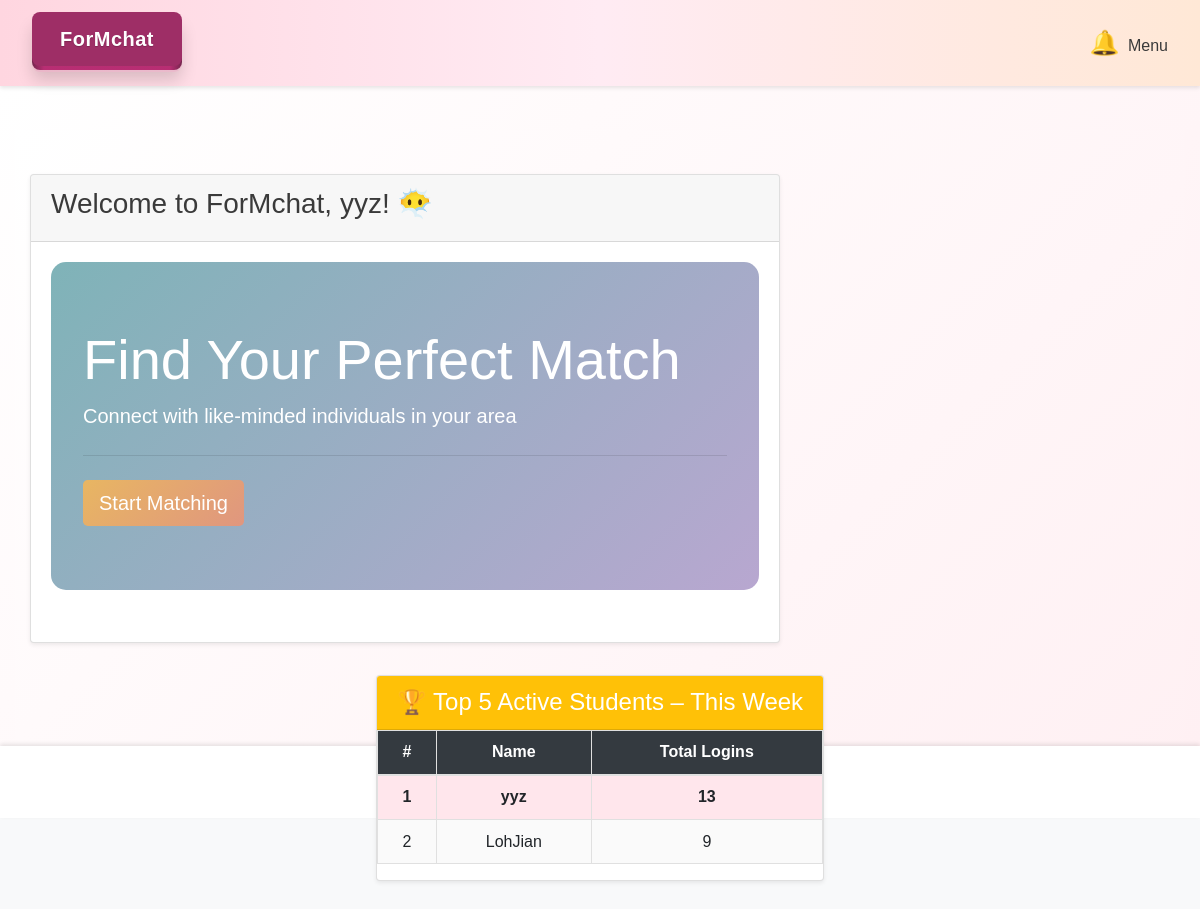
/mainpage (signed in), run on an earlier commit of the app's database.
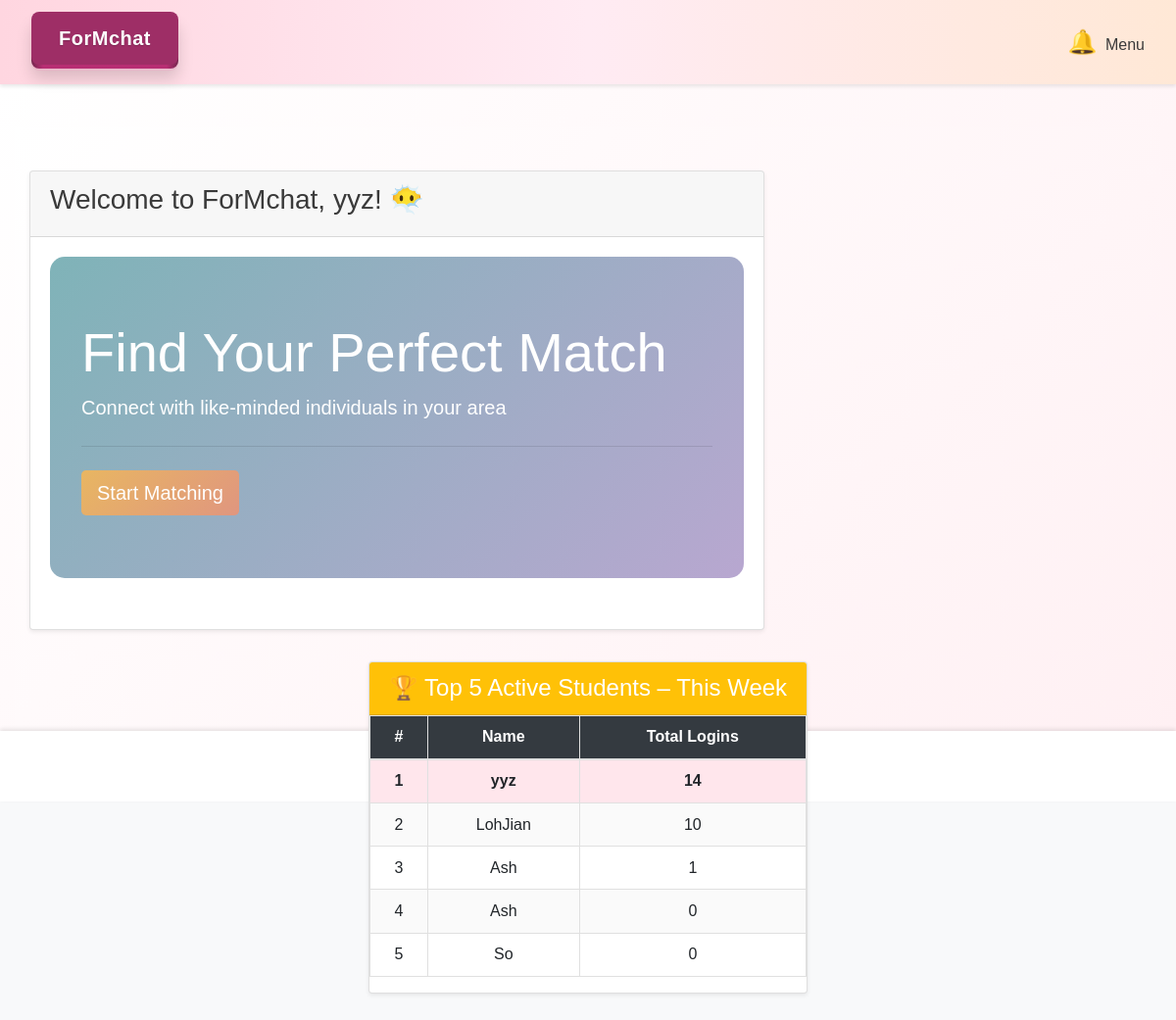
And on a later commit of the database.
### app.py (models this page shows)
class User(db.Model):
    __tablename__ = 'user'
    id = db.Column(db.Integer, primary_key=True)
    username = db.Column(db.String(100), nullable=False)
    email = db.Column(db.String(120), unique=True, nullable=False)
    password = db.Column(db.String(200), nullable=False)
    is_verified = db.Column(db.Boolean, default=False)
    verification_status = db.Column(db.String(100), default="Pending Approval")
    age = db.Column(db.Integer)
    race = db.Column(db.String(50))
    faculty = db.Column(db.String(50))
    sex = db.Column(db.String(10))
    bio = db.Column(db.Text)
    location = db.Column(db.String(100))
    avatar = db.Column(db.String(200), default=app.config['DEFAULT_AVATAR_PATH'])
    likes_received = db.relationship("Like", foreign_keys="Like.target_user_id", backref="target_user")
    loves_received = db.relationship("Love", foreign_keys="Love.target_user_id", backref="target_user")
    sent_messages = db.relationship('Message', foreign_keys='Message.sender_id', backref='sender')
    received_messages = db.relationship('Message', foreign_keys='Message.receiver_id', backref='receiver')
    last_login = db.Column(db.DateTime, default=datetime.utcnow)
    login_count = db.Column(db.Integer, default=0)

### app.py (the view)
@app.route('/mainpage')
def mainpage():
    if 'user_id' not in session:
        return redirect(url_for('login'))
    user = User.query.get(session['user_id'])
    if not user:
        flash('User not found')
        return redirect(url_for('login'))
    one_week_ago = datetime.utcnow() - timedelta(days=7)
    top_users = User.query.filter(User.last_login >= one_week_ago)\
                          .order_by(User.login_count.desc())\
                          .limit(5).all()
    return render_template('mainpage.html', user=user, users=top_users)

### app.py (called while the page is built)
@app.before_request
def before_request():
    if 'session_id' not in session:
        session['session_id'] = secrets.token_hex(16)

def generate_csrf_token():
    if 'csrf_token' not in session:
        session['csrf_token'] = secrets.token_hex(16)
    return session['csrf_token']

@app.context_processor
def inject_user_and_notifications():
    user = None
    unread_count = 0
    if 'user_id' in session:
        user_id = session['user_id']
        user = User.query.get(user_id)
        unread_count = Notification.query.filter_by(user_id=user_id, is_read=False).count()
    return dict(user=user, unread_count=unread_count)

@app.context_processor   #pass current_user to render_template() again and always available in base.html
def inject_current_user():
    user_id = session.get('user_id')
    if user_id:
        current_user = User.query.get(user_id)
        return dict(current_user=current_user)
    return dict(current_user=None)

### frontend/templates/mainpage.html (shortened to what this page needs)
{% extends "base.html" %}
{% block content %}
<head>
    <link rel="stylesheet" href="https://stackpath.bootstrapcdn.com/bootstrap/4.5.2/css/bootstrap.min.css">
    <link rel="stylesheet" href="{{ url_for('static', filename='css/style.css') }}">
</head>
<body>
    <div class="body-color">
        <div class="container-fluid mt-4">
    <div class="body-color">
        <div class="container-fluid mt-4">
            <div class="row">
                <div class="col-md-8">
                    <div class="card">
                        <div class="card-header">
                            <h3>Welcome to ForMchat, {{ user.username }}! 😶‍🌫️</h3>
                        </div>
                        <div class="card-body">
                            <div class="jumbotron">
                                <h1 class="display-4">Find Your Perfect Match</h1>
                                <p class="lead">Connect with like-minded individuals in your area</p>
                                <hr class="my-4">
                                <a class="btn start-matching-btn btn-lg" role="button" onclick="window.location.href='/matches'">Start Matching</a>
                            </div>
                        </div>
                    </div>
                </div>
                <section class="top-active box card">
                    <div class="card-header bg-warning text-white">
                        <h4 class="mb-0">🏆 Top 5 Active Students – This Week</h4>
                    </div>
                    <div class="card-body p-0">
                        <table class="leaderboard table">
                            <thead class="thead-dark">
                                <tr>
                                    <th scope="col">#</th>
                                    <th scope="col">Name</th>
                                    <th scope="col">Total Logins</th>
                                </tr>
                            </thead>
                            <tbody>
                                {% for user in users %}
                                <tr>
                                    <td>{{ loop.index }}</td>
                                    <td>{{ user.username }}</td>
                                    <td>{{ user.login_count }}</td>
                                </tr>
                                {% endfor %}
                            </tbody>
                        </table>
                    </div>
                </section>
            </div>
        </div>
    </div>
</body>
{% endblock %}

What changed in the data, as far as the page shows it:
changed User "yyz": login_count "13" → "14"
changed User "LohJian": login_count "9" → "10"
added User: username "Ash", login_count "1"
added User: username "Ash", login_count "0"
added User: username "So", login_count "0"
